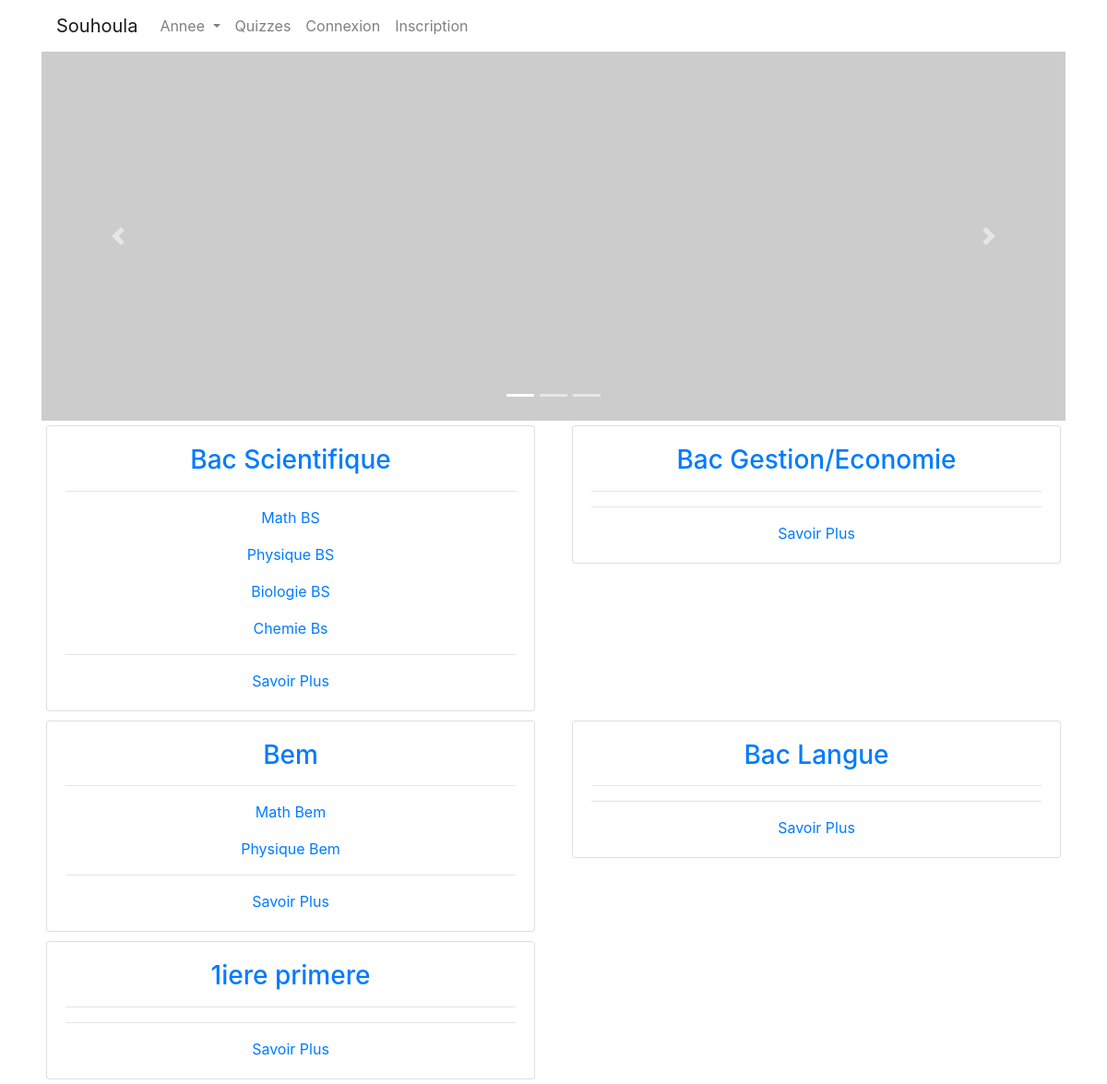
The page / on the database its author committed.
### courses/models.py (models this page shows, shortened)
class Palier(models.Model):
    student = models.ManyToManyField(User,related_name="enrolled_palier")
    title = models.CharField(max_length=200)
    palier_slug = models.SlugField(blank=True,unique=True)
    enrolled = models.BooleanField(default=False)

class Module(models.Model):
    palier = models.ForeignKey(Palier,on_delete=models.CASCADE,related_name="related_module")
    title = models.CharField(max_length=200)
    description = models.TextField(blank=True)
    module_slug = models.SlugField(blank=True,unique=True)

### enajah/views.py (the view)
# urls.py: path("",views.index,name="index"),
def index(request):
    paliers = Palier.objects.all()
    return render(request,"home.html",{"paliers":paliers})

### templates/home.html (shortened to what this page needs)
{% extends "base.html" %}
{% block content %}
  <div class="container">
<div id="carouselExampleIndicators" class="carousel slide" data-ride="carousel">
  <ol class="carousel-indicators">
    <li data-target="#carouselExampleIndicators" data-slide-to="0" class="active"></li>
    <li data-target="#carouselExampleIndicators" data-slide-to="1"></li>
    <li data-target="#carouselExampleIndicators" data-slide-to="2"></li>
  </ol>
  <div class="carousel-inner">
    <div class="carousel-item active">
      <img class="d-block w-100" style="max-height:400px;" src="http://lorempixel.com/output/sports-q-g-360-205-8.jpg" alt="First slide">
    </div>
  </div>
  <a class="carousel-control-prev" href="#carouselExampleIndicators" role="button" data-slide="prev">
    <span class="carousel-control-prev-icon" aria-hidden="true"></span>
  </a>
  <a class="carousel-control-next" href="#carouselExampleIndicators" role="button" data-slide="next">
    <span class="carousel-control-next-icon" aria-hidden="true"></span>
  </a>
</div>
</div>
  <div class="container-fluid">
    <div class="container">
      <div class="row">
      {% for palier in paliers %}
        <div class="col-sm-6">
          <div class="card" style="margin:5px;">
            <div class="card-body text-center">
              <h3 class="card-title"><a href="{% url 'courses:palier_detail' palier_slug=palier.palier_slug %}">{{palier.title}}</a></h3>
              <hr>
          {% for module in palier.related_module.all|slice:":4" %}
          <p class="card-text"><a href="{% url 'courses:module_detail' palier_slug=palier.palier_slug module_slug=module.module_slug %}" >{{module.title }}</a></p>
          {% endfor %}
            <hr>
          {% if user.is_authenticated %}
              {% if palier.enrolled == False %}
              <a  href="{% url 'accounts:enroll_student' username=user.username palier_slug=palier.palier_slug %}" class="btn btn-primary">Enroll</a>
              {% else %}
              <a  href="{% url 'courses:palier_detail' palier_slug=palier.palier_slug %}" class="btn btn-primary">Start Course</a>
              {% endif %}
          {% else %}
          <a href="{%url 'accounts:login'%} ">Savoir Plus</a>
          {% endif %}
        </div>
      </div>
    </div>
      {% endfor %}
      </div>
</div>
</div>
{% endblock %}

### templates/base.html (shortened to what this page needs)
<!doctype html>
<html lang="en">
  <head>
    <link rel="stylesheet" href="https://maxcdn.bootstrapcdn.com/bootstrap/4.0.0/css/bootstrap.min.css">
  </head>
  <body>
    <div class="container-fluid">
    <div class="container">
    {% include "snippets/nav_bar.html" %}
  </div>
  </div>
  {% block content %}
  {% endblock %}
  </body>
</html>

### templates/snippets/nav_bar.html (shortened to what this page needs)
<nav class="navbar navbar-expand-lg navbar-light ">
  <a class="navbar-brand" href="{% url 'index' %}">Souhoula</a>
  <div class="collapse navbar-collapse" id="navbarNavDropdown">
    <ul class="navbar-nav">
      <li class="nav-item dropdown">
        <a class="nav-link dropdown-toggle" href="#" id="navbarDropdownMenuLink" data-toggle="dropdown" aria-haspopup="true" aria-expanded="false">
          Annee
        </a>
      </li>
      <li class="nav-item">
       <a class="nav-link" href="{% url 'quizzes:list_quizzes' %}">Quizzes</a>
     </li>
     {% if user.is_authenticated %}
     <li class="nav-item">
      <a class="nav-link" href="{% url 'accounts:logout' %}">Deconnexion</a>
    </li>
    <li class="nav-item dropdown">
      <a class="nav-link dropdown-toggle" href="#" id="navbarDropdownMenuLink" data-toggle="dropdown" aria-haspopup="true" aria-expanded="false">
        {{ user.username }}
      </a>
      <div class="dropdown-menu" aria-labelledby="navbarDropdownMenuLink">
        <a class="dropdown-item" href="{% url 'accounts:profile' username=user.username  %}">Profile</a>
        <a class="dropdown-item" href="{% url 'accounts:logout'  %}">Deconnexion</a>
        <a class="dropdown-item" href="{% url 'accounts:users'  %}">Users</a>
        <a class="dropdown-item" href="{% url 'accounts:edit' username=user.username  %}">modifier profile</a>
        {% if user.is_staff %}
            <a class="dropdown-item" href="">Ajouter Cours</a>
        {% endif %}
      </div>
    </li>
    <!-- <li class="nav-item">
     <a class="nav-link" href="{% url 'accounts:profile' username=user.username %}">Profile</a>
   </li> -->
    {% else %}
    <li class="nav-item">
     <a class="nav-link" href="{% url 'accounts:login' %}">Connexion</a>
   </li>
   <li class="nav-item">
    <a class="nav-link" href="{% url 'accounts:register' %}">Inscription</a>
  </li>
  {% endif %}
    </ul>
  </div>
</nav>

### rows shown on the page
Palier: title "Bac Scientifique"
Module: title "Math BS"
Module: title "Physique BS"
Module: title "Biologie BS"
Module: title "Chemie Bs"
Palier: title "Bac Gestion/Economie"
Palier: title "Bem"
Module: title "Math Bem"
Module: title "Physique Bem"
Palier: title "Bac Langue"
Palier: title "1iere primere"
